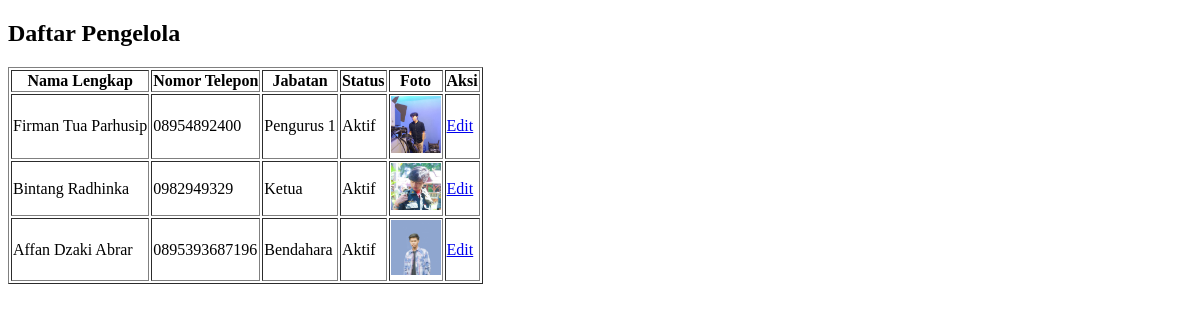
/admin/admin.php, run on the app's committed database.
### tables this page shows
CREATE TABLE `pengelola_asrama` (
  `id` int(11) NOT NULL,
  `nama_lengkap` varchar(100) NOT NULL,
  `nomor_telepon` varchar(15) NOT NULL,
  `jabatan` varchar(50) NOT NULL,
  `status` enum('Aktif','Tidak Aktif') NOT NULL DEFAULT 'Aktif',
  `foto_profil` varchar(255) NOT NULL
);

### admin/admin.php (the view, shortened to what this page needs)
<?php
include('koneksi.php');
?>
<!DOCTYPE html>
<html lang="id">
<head>
    <link rel="stylesheet" href="style.css">
</head>
<body>
    <h2>Daftar Pengelola</h2>
    <table border="1">
        <thead>
            <tr>
                <th>Nama Lengkap</th>
                <th>Nomor Telepon</th>
                <th>Jabatan</th>
                <th>Status</th>
                <th>Foto</th>
                <th>Aksi</th>
            </tr>
        </thead>
        <tbody>
            <?php
            $result = mysqli_query($conn, "SELECT * FROM pengelola_asrama");
            while ($row = mysqli_fetch_assoc($result)) {
                echo "<tr>";
                echo "<td>{$row['nama_lengkap']}</td>";
                echo "<td>{$row['nomor_telepon']}</td>";
                echo "<td>{$row['jabatan']}</td>";
                echo "<td>{$row['status']}</td>";
                echo "<td><img src='{$row['foto_profil']}' width='50'></td>";
                echo "<td><a href='admin.php?edit_id={$row['id']}'>Edit</a></td>";
                echo "</tr>";
            }
            ?>
        </tbody>
    </table>
</body>
</html>

### data on the page
pengelola_asrama: nama_lengkap "Firman Tua Parhusip", nomor_telepon "08954892400", jabatan "Pengurus 1", status "Aktif", foto_profil (picture)
pengelola_asrama: nama_lengkap "Bintang Radhinka", nomor_telepon "0982949329", jabatan "Ketua", status "Aktif", foto_profil (picture)
pengelola_asrama: nama_lengkap "Affan Dzaki Abrar", nomor_telepon "0895393687196", jabatan "Bendahara", status "Aktif", foto_profil (picture)
